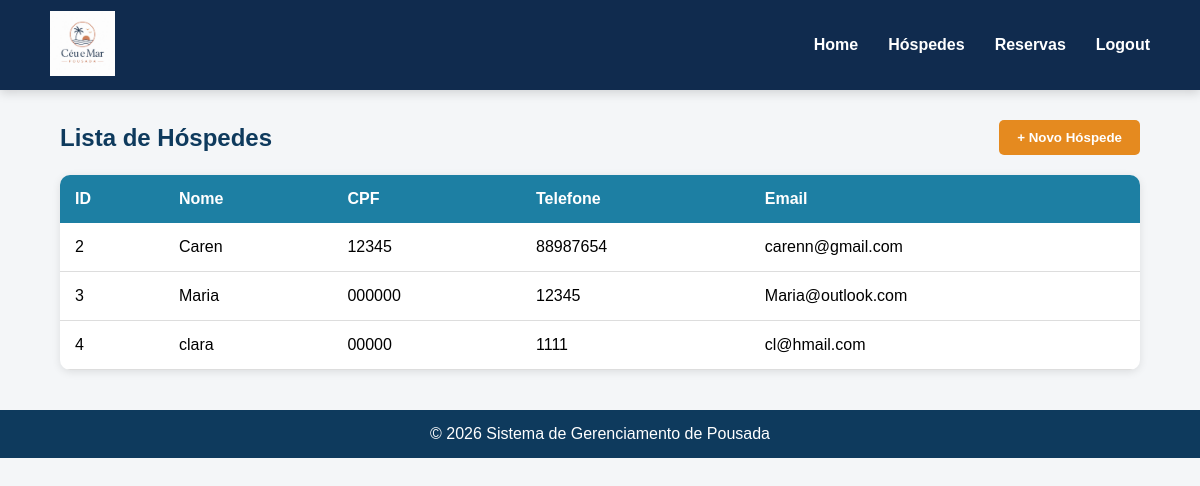
The app's page /hospedes/, older data.
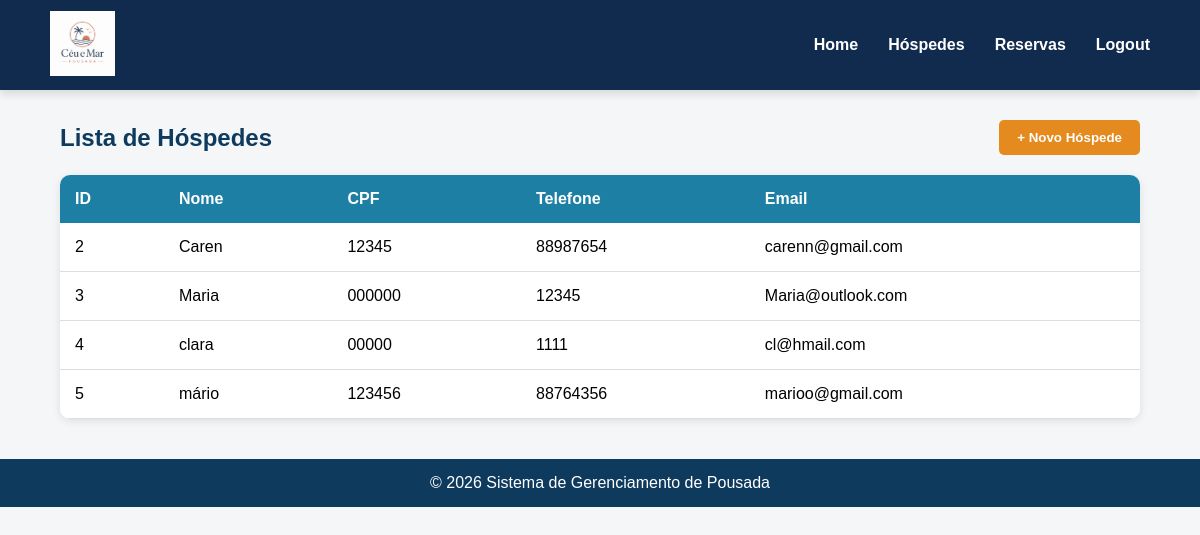
The same page, newer data.
### hospedes/models.py (models this page shows, shortened)
class Hospede (models.Model):
    nome = models.CharField(max_length=30)
    cpf = models.CharField(max_length=14)
    telefone = models.CharField(max_length=15)
    email = models.EmailField()

### hospedes/views.py (the view)
# urls.py: path('hospedes/', views_telaGeralHosp.index, name='hospedes'),
def index(request):
    hospede = Hospede.objects.all() #vai pegar todos os hóspedes cadastrados no banco
    return render(
        request,
        'telaGeralHosp.html',
        {'hosp': hospede}
    )

### hospedes/templates/telaGeralHosp.html (shortened to what this page needs)
{% load static %}
<!DOCTYPE html>
<html lang="pt-BR">
<head>
</head>
<body>
  <header>
    <div class="logo">
        <img src="{% static 'LogoCM.jpeg' %}" alt="Logo da pousada">
    </div>
    <nav>
        <a href="/home/">Home</a>
        <a href="/hospedes/">Hóspedes</a>
        <a href="/reservas/">Reservas</a>
        <a href="{% url 'logout' %}">Logout</a>
      </nav>
  </header>
  <div class="container">
    <div class="topo">
      <h2>Lista de Hóspedes</h2>
      <a href="{% url 'novo_hospede'%}">
        <button class="btn">
          + Novo Hóspede
        </button>
      </a>
    </div>
    <table>
      <thead>
        <tr>
          <th>ID</th>
          <th>Nome</th>
          <th>CPF</th>
          <th>Telefone</th>
          <th>Email</th>
        </tr>
      </thead>
      <tbody>
        {% for hospede in hosp %}
        <tr>
          <td>{{ hospede.id }}</td>
          <td>{{ hospede.nome }}</td>
          <td>{{ hospede.cpf }}</td>
          <td>{{ hospede.telefone }}</td>
          <td>{{ hospede.email }}</td>
        </tr>
        {% empty %}
        <tr>
          <td colspan="6" style="text-align:center;">
            Nenhum hóspede cadastrado.
          </td>
        </tr>
        {% endfor %}
      </tbody>
    </table>
  </div>
  <footer>
    <p>&copy; 2026 Sistema de Gerenciamento de Pousada</p>
  </footer>
</body>
</html>

Row changes from the older to the newer data that the page shows:
added Hospede: id "5", nome "mário", cpf "123456", telefone "88764356", email "marioo@gmail.com"
